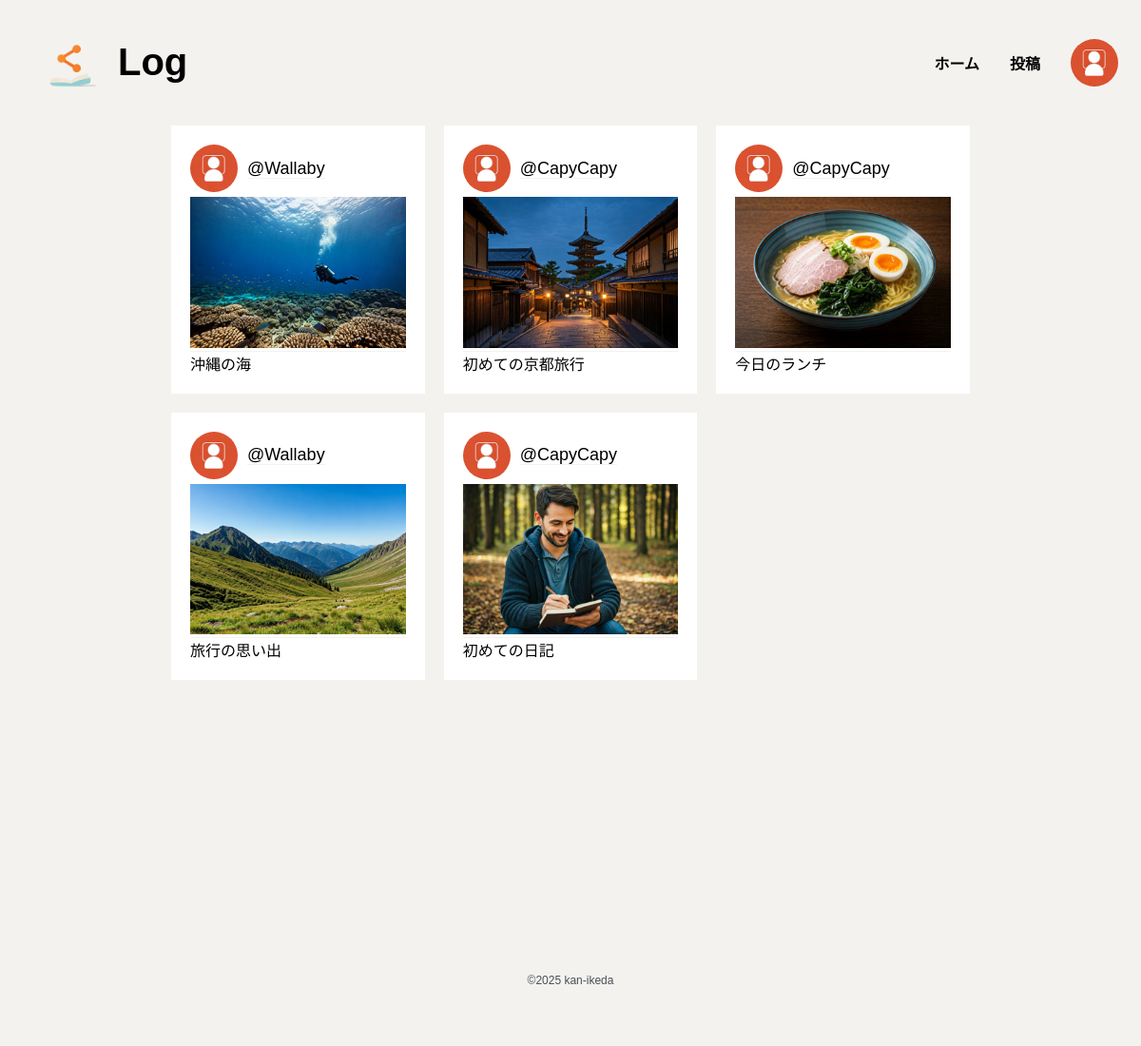
Before: / with the older database file.
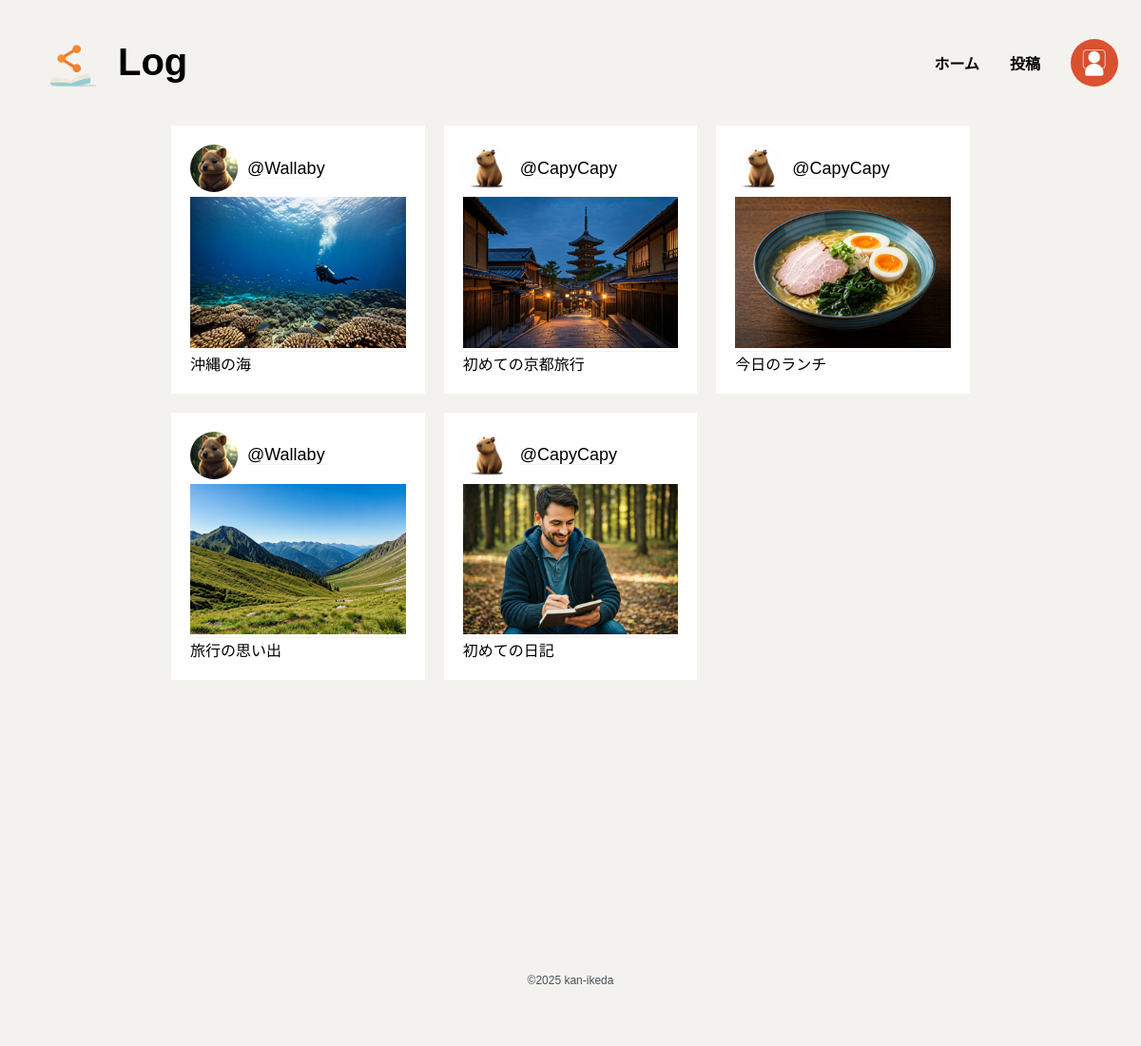
After: the same page with the newer database file.
### mylog/models.py (models this page shows, shortened)
class Log(models.Model):
    title = models.CharField('タイトル', max_length=100)
    image = models.ImageField('画像', upload_to='logs/', blank=True, null=True)
    date = models.DateField('日付', auto_now_add=True)
    author = models.ForeignKey(User, on_delete=models.CASCADE, verbose_name='作者')
    content = models.TextField('内容', blank=True, null=True)
    tags = models.ManyToManyField(Tag, related_name='タグ')
    datetime = models.DateTimeField(auto_now_add=True)
    is_public = models.BooleanField(default=True)
    def truncated_title11(self, length=11):
        if len(self.title) > length:
            return self.title[:length] + "…"
        return self.title

### accounts/models.py (models this page shows, shortened)
class Profile(models.Model):
    user = models.OneToOneField(User, on_delete=models.CASCADE)
    bio = models.TextField(max_length=500, blank=True)
    birth_date = models.DateField(null=True, blank=True)
    avatar = models.ImageField(upload_to='avatars/', null=True, blank=True)

### mylog/views.py (the view)
# urls.py: path('',views.LogListView.as_view(), name='log_list'), #ホーム（日記一覧）
class LogListView(ListView):
    model = Log
    template_name = 'mylog/log_list.html'
    context_object_name = 'logs'
    ordering = ['-datetime']
    def get_queryset(self):
        return Log.objects.filter(is_public=True).order_by('-datetime')

### templates/mylog/log_list.html (shortened to what this page needs)
{% extends 'base.html' %}
{% load static %}
{% block extra_css %}
<link rel="stylesheet" type="text/css" href="{% static 'css/log_list.css' %}">
{% endblock %}
{% block content %}
<div class="body">
    {% for log in logs %}
    <div class="logs">
        <div class="logs_area bg-w">
            <div class="log bg-w">
                <div class="user_id_icon bg-w">
                    <div class="user_icon bg-w">
                        {% if log.author.profile.avatar %}
                            <img src="{{ log.author.profile.avatar.url }}" alt="ユーザーアイコン">
                        {% else %}
                            <img src="{% static 'images/user_icon.jpg' %}" alt="デフォルトユーザーアイコン">
                        {% endif %}
                    </div>
                    <div class="user_name">
                        <a href="{% url 'mylog:log_detail' log.pk %}" class="bg-w">
                            @{{ log.author}}
                        </a>
                    </div>
                </div>
                {% if log.image %}
                    <div class="log_img">
                        <a href="{% url 'mylog:log_detail' log.pk %}" class="bg-w">
                            <img src="{{ log.image.url }}" alt="投稿画像">
                        </a>
                    </div>
                {% else %}
                    <div class="log_img bg-w">
                        <a href="{% url 'mylog:log_detail' log.pk %}" class="bg-w">
                            <img src="{% static 'images/NoImage.jpg' %}" alt="投稿画像">
                        </a>
                    </div>
                {% endif %}
                <div class="title_user bg-w">
                    <div class="log_title bg-w">
                        <a href="{% url 'mylog:log_detail' log.pk %}" class="bg-w">
                            {{ log.truncated_title11 }}
                        </a>
                    </div>
                </div>
            </div>
        </div>
    </div>
    {% endfor %}
</div>
{% endblock %}

Changed rows visible on the page:
changed through a linked row, Log "沖縄の海": author.profile.avatar: picture added; avatar: picture removed
changed through a linked row, Log "初めての京都旅行": author.profile.avatar: picture added; avatar: picture removed
changed through a linked row, Log "今日のランチ": author.profile.avatar: picture added; avatar: picture removed
changed through a linked row, Log "旅行の思い出": author.profile.avatar: picture added; avatar: picture removed
changed through a linked row, Log "初めての日記": author.profile.avatar: picture added; avatar: picture removed
